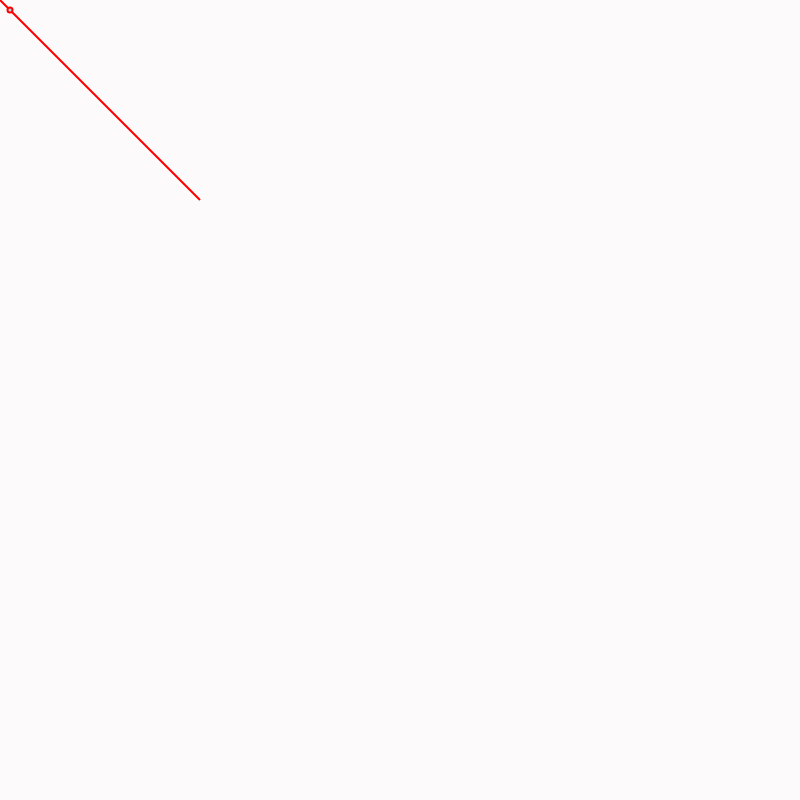
Frame 1 (no input)
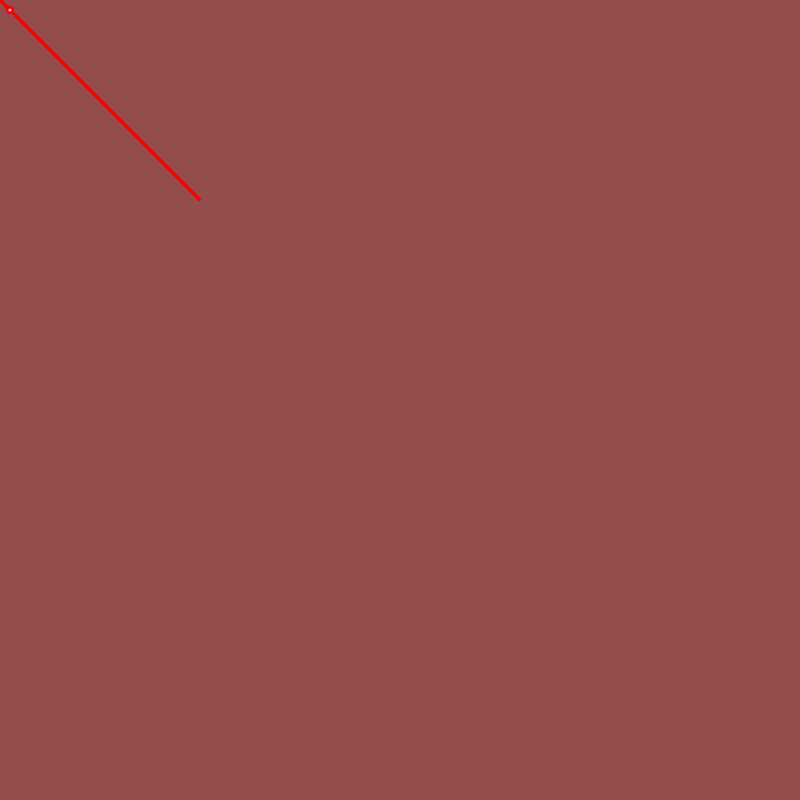
Frame 60 (no input)
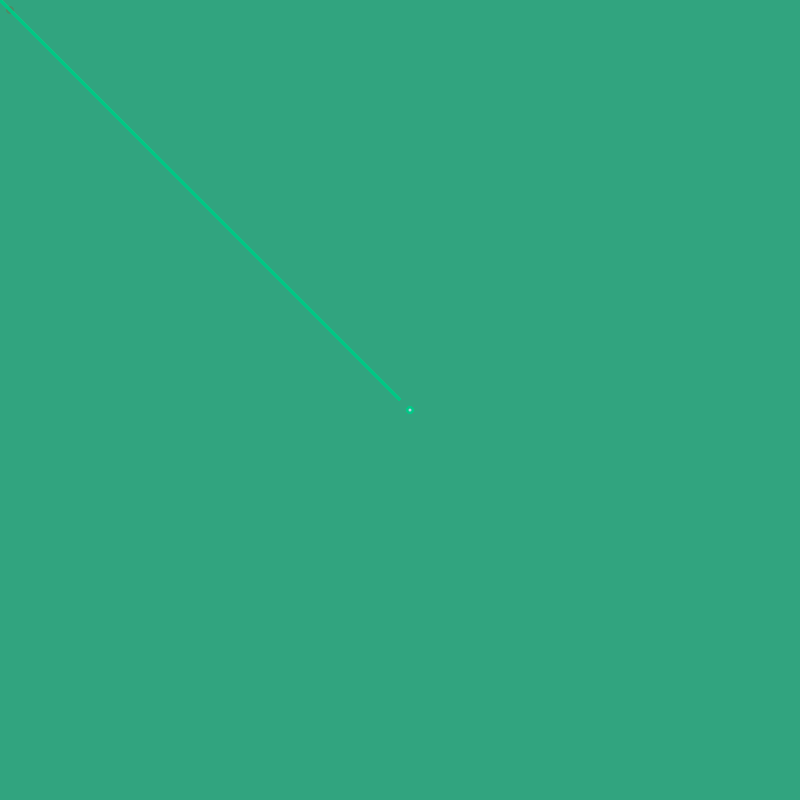
Frame 120 (the mouse pressed at the canvas centre since frame 60)

The p5.js sketch that drew these frames (run headless with seeded random() and noise() and a simulated clock; from frame 60 on, the mouse is pressed at the canvas centre):

// p5.js sketch
// ── sketch.js
function setup() {
  createCanvas(800, 800);
  // background(100-mouseX,mouseX/2,mouseX/3)
}

function draw() {
  background(100-mouseX,mouseX/2,mouseX/3,5);
  
  noFill()
  stroke(300-mouseX,mouseX/2,mouseX/3)
  strokeWeight(2)

  
  triangle(0,0, 200,200, mouseX,mouseY)
  
  fill("lightblue")
  ellipse(mouseX+10,mouseY+10,5)
}
